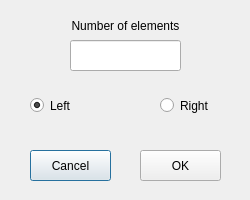
<?xml version="1.0" encoding="UTF-8"?>
<ui version="4.0">
 <class>ArraySelector</class>
 <widget class="QDialog" name="ArraySelector">
  <property name="geometry">
   <rect>
    <x>0</x>
    <y>0</y>
    <width>250</width>
    <height>200</height>
   </rect>
  </property>
  <property name="windowTitle">
   <string> Array Selector</string>
  </property>
  <widget class="QLineEdit" name="numberLineEdit">
   <property name="geometry">
    <rect>
     <x>70</x>
     <y>40</y>
     <width>111</width>
     <height>31</height>
    </rect>
   </property>
   <property name="alignment">
    <set>Qt::AlignCenter</set>
   </property>
  </widget>
  <widget class="QLabel" name="numberLabel">
   <property name="geometry">
    <rect>
     <x>60</x>
     <y>10</y>
     <width>131</width>
     <height>31</height>
    </rect>
   </property>
   <property name="text">
    <string>Number of elements</string>
   </property>
   <property name="alignment">
    <set>Qt::AlignCenter</set>
   </property>
  </widget>
  <widget class="QRadioButton" name="leftRadioButton">
   <property name="geometry">
    <rect>
     <x>30</x>
     <y>90</y>
     <width>61</width>
     <height>31</height>
    </rect>
   </property>
   <property name="text">
    <string>Left</string>
   </property>
   <property name="checked">
    <bool>true</bool>
   </property>
  </widget>
  <widget class="QRadioButton" name="rightRadioButton">
   <property name="geometry">
    <rect>
     <x>160</x>
     <y>90</y>
     <width>61</width>
     <height>31</height>
    </rect>
   </property>
   <property name="text">
    <string>Right</string>
   </property>
  </widget>
  <widget class="QPushButton" name="cancelButton">
   <property name="geometry">
    <rect>
     <x>30</x>
     <y>150</y>
     <width>81</width>
     <height>31</height>
    </rect>
   </property>
   <property name="text">
    <string>Cancel</string>
   </property>
  </widget>
  <widget class="QPushButton" name="okButton">
   <property name="geometry">
    <rect>
     <x>140</x>
     <y>150</y>
     <width>81</width>
     <height>31</height>
    </rect>
   </property>
   <property name="text">
    <string>OK</string>
   </property>
  </widget>
 </widget>
 <resources/>
 <connections/>
</ui>
